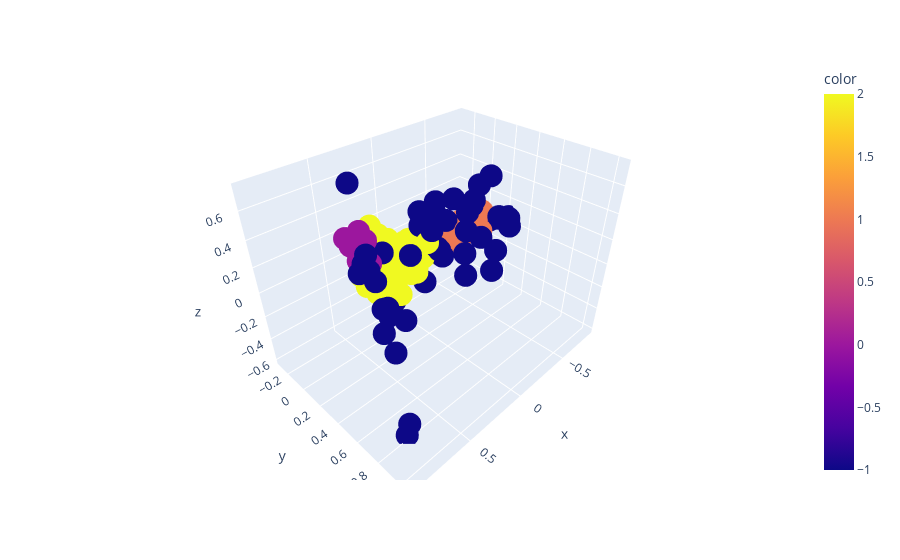

Notebook cell for this chart:
### Code cell
fig=px.scatter_3d(
    x=data_mm_pca_pd[0],
    y=data_mm_pca_pd[1],
    z=data_mm_pca_pd[2],
    color=hdb.labels_
)
fig.show()

### Figure 1 — Plotly figure (JSON) as saved in the notebook; plotly's stock layout.template omitted (floating-point values rounded to 4 significant figures; data arrays with more than 128 entries replaced by an {"elided": "..."} marker saying what was removed)
{"data": [{"hovertemplate": "x=%{x}<br>y=%{y}<br>z=%{z}<br>color=%{marker.color}<extra></extra>", "legendgroup": "", "marker": {"color": {"elided": "167 int values"}, "coloraxis": "coloraxis", "symbol": "circle"}, "mode": "markers", "name": "", "scene": "scene", "showlegend": false, "type": "scatter3d", "x": {"elided": "167 float values"}, "y": {"elided": "167 float values"}, "z": {"elided": "167 float values"}}], "layout": {"coloraxis": {"colorbar": {"title": {"text": "color"}}, "colorscale": [[0, "#0d0887"], [0.1111, "#46039f"], [0.2222, "#7201a8"], [0.3333, "#9c179e"], [0.4444, "#bd3786"], [0.5556, "#d8576b"], [0.6667, "#ed7953"], [0.7778, "#fb9f3a"], [0.8889, "#fdca26"], [1, "#f0f921"]]}, "legend": {"tracegroupgap": 0}, "margin": {"t": 60}, "scene": {"domain": {"x": [0, 1], "y": [0, 1]}, "xaxis": {"title": {"text": "x"}}, "yaxis": {"title": {"text": "y"}}, "zaxis": {"title": {"text": "z"}}}}}
